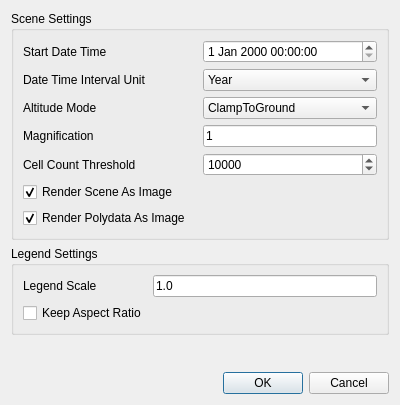
<?xml version="1.0" encoding="UTF-8"?>
<ui version="4.0">
 <class>KMLAnimationSettingsDialog</class>
 <widget class="QDialog" name="KMLAnimationSettingsDialog">
  <property name="geometry">
   <rect>
    <x>0</x>
    <y>0</y>
    <width>400</width>
    <height>405</height>
   </rect>
  </property>
  <property name="minimumSize">
   <size>
    <width>400</width>
    <height>0</height>
   </size>
  </property>
  <property name="windowTitle">
   <string>Dialog</string>
  </property>
  <layout class="QVBoxLayout" name="verticalLayout">
   <item>
    <widget class="QGroupBox" name="groupBox_2">
     <property name="title">
      <string>Scene Settings</string>
     </property>
     <layout class="QGridLayout" name="gridLayout">
      <item row="0" column="0">
       <widget class="QLabel" name="label_2">
        <property name="sizePolicy">
         <sizepolicy hsizetype="MinimumExpanding" vsizetype="Preferred">
          <horstretch>0</horstretch>
          <verstretch>0</verstretch>
         </sizepolicy>
        </property>
        <property name="text">
         <string>Start Date Time</string>
        </property>
        <property name="alignment">
         <set>Qt::AlignLeading|Qt::AlignLeft|Qt::AlignVCenter</set>
        </property>
        <property name="margin">
         <number>0</number>
        </property>
       </widget>
      </item>
      <item row="0" column="1">
       <widget class="QDateTimeEdit" name="dateTimeEdit">
        <property name="sizePolicy">
         <sizepolicy hsizetype="Expanding" vsizetype="Fixed">
          <horstretch>0</horstretch>
          <verstretch>0</verstretch>
         </sizepolicy>
        </property>
       </widget>
      </item>
      <item row="1" column="0">
       <widget class="QLabel" name="label">
        <property name="sizePolicy">
         <sizepolicy hsizetype="MinimumExpanding" vsizetype="Preferred">
          <horstretch>0</horstretch>
          <verstretch>0</verstretch>
         </sizepolicy>
        </property>
        <property name="text">
         <string>Date Time Interval Unit</string>
        </property>
        <property name="alignment">
         <set>Qt::AlignLeading|Qt::AlignLeft|Qt::AlignVCenter</set>
        </property>
       </widget>
      </item>
      <item row="1" column="1">
       <widget class="QComboBox" name="comboBox">
        <property name="sizePolicy">
         <sizepolicy hsizetype="Expanding" vsizetype="Fixed">
          <horstretch>0</horstretch>
          <verstretch>0</verstretch>
         </sizepolicy>
        </property>
        <item>
         <property name="text">
          <string>Year</string>
         </property>
        </item>
        <item>
         <property name="text">
          <string>Day</string>
         </property>
        </item>
        <item>
         <property name="text">
          <string>Hour</string>
         </property>
        </item>
        <item>
         <property name="text">
          <string>Minute</string>
         </property>
        </item>
        <item>
         <property name="text">
          <string>Second</string>
         </property>
        </item>
       </widget>
      </item>
      <item row="2" column="0">
       <widget class="QLabel" name="label_4">
        <property name="sizePolicy">
         <sizepolicy hsizetype="MinimumExpanding" vsizetype="Preferred">
          <horstretch>0</horstretch>
          <verstretch>0</verstretch>
         </sizepolicy>
        </property>
        <property name="text">
         <string>Altitude Mode</string>
        </property>
       </widget>
      </item>
      <item row="2" column="1">
       <widget class="QComboBox" name="altitudeMode">
        <property name="sizePolicy">
         <sizepolicy hsizetype="Expanding" vsizetype="Fixed">
          <horstretch>0</horstretch>
          <verstretch>0</verstretch>
         </sizepolicy>
        </property>
        <item>
         <property name="text">
          <string>ClampToGround</string>
         </property>
        </item>
        <item>
         <property name="text">
          <string>RelativeToGround</string>
         </property>
        </item>
        <item>
         <property name="text">
          <string>Absolute</string>
         </property>
        </item>
        <item>
         <property name="text">
          <string>ClampToSeaFloor</string>
         </property>
        </item>
        <item>
         <property name="text">
          <string>RelativeToSeaFloor</string>
         </property>
        </item>
       </widget>
      </item>
      <item row="3" column="0">
       <widget class="QLabel" name="label_5">
        <property name="sizePolicy">
         <sizepolicy hsizetype="MinimumExpanding" vsizetype="Preferred">
          <horstretch>0</horstretch>
          <verstretch>0</verstretch>
         </sizepolicy>
        </property>
        <property name="text">
         <string>Magnification</string>
        </property>
       </widget>
      </item>
      <item row="3" column="1">
       <widget class="QLineEdit" name="magnificationFactor">
        <property name="sizePolicy">
         <sizepolicy hsizetype="Expanding" vsizetype="Fixed">
          <horstretch>0</horstretch>
          <verstretch>0</verstretch>
         </sizepolicy>
        </property>
        <property name="text">
         <string>1</string>
        </property>
       </widget>
      </item>
      <item row="4" column="0">
       <widget class="QLabel" name="label_6">
        <property name="text">
         <string>Cell Count Threshold</string>
        </property>
       </widget>
      </item>
      <item row="4" column="1">
       <widget class="QSpinBox" name="cellCountThreshold">
        <property name="sizePolicy">
         <sizepolicy hsizetype="Expanding" vsizetype="Fixed">
          <horstretch>0</horstretch>
          <verstretch>0</verstretch>
         </sizepolicy>
        </property>
        <property name="maximum">
         <number>2147483647</number>
        </property>
        <property name="value">
         <number>10000</number>
        </property>
       </widget>
      </item>
      <item row="5" column="0">
       <widget class="QCheckBox" name="renderSceneAsImageCheckBox">
        <property name="text">
         <string>Render Scene As Image</string>
        </property>
        <property name="checked">
         <bool>true</bool>
        </property>
       </widget>
      </item>
      <item row="6" column="0">
       <widget class="QCheckBox" name="renderPolydataAsImageCheckBox">
        <property name="text">
         <string>Render Polydata As Image</string>
        </property>
        <property name="checked">
         <bool>true</bool>
        </property>
       </widget>
      </item>
     </layout>
     <zorder>label_2</zorder>
     <zorder>dateTimeEdit</zorder>
     <zorder>label</zorder>
     <zorder>comboBox</zorder>
     <zorder>label_4</zorder>
     <zorder>altitudeMode</zorder>
     <zorder>label_5</zorder>
     <zorder>magnificationFactor</zorder>
     <zorder>cellCountThreshold</zorder>
     <zorder>label_6</zorder>
     <zorder>renderPolydataAsImageCheckBox</zorder>
     <zorder>renderSceneAsImageCheckBox</zorder>
    </widget>
   </item>
   <item>
    <widget class="QGroupBox" name="groupBox">
     <property name="title">
      <string>Legend Settings</string>
     </property>
     <layout class="QGridLayout" name="gridLayout_2">
      <item row="0" column="0">
       <widget class="QLabel" name="label_3">
        <property name="sizePolicy">
         <sizepolicy hsizetype="MinimumExpanding" vsizetype="Preferred">
          <horstretch>0</horstretch>
          <verstretch>0</verstretch>
         </sizepolicy>
        </property>
        <property name="text">
         <string>Legend Scale</string>
        </property>
       </widget>
      </item>
      <item row="0" column="1">
       <widget class="QLineEdit" name="legendScale">
        <property name="sizePolicy">
         <sizepolicy hsizetype="MinimumExpanding" vsizetype="Fixed">
          <horstretch>1</horstretch>
          <verstretch>0</verstretch>
         </sizepolicy>
        </property>
        <property name="text">
         <string>1.0</string>
        </property>
       </widget>
      </item>
      <item row="1" column="0">
       <widget class="QCheckBox" name="keepAspectRatio">
        <property name="text">
         <string>Keep Aspect Ratio</string>
        </property>
       </widget>
      </item>
     </layout>
    </widget>
   </item>
   <item>
    <spacer name="verticalSpacer">
     <property name="orientation">
      <enum>Qt::Vertical</enum>
     </property>
     <property name="sizeHint" stdset="0">
      <size>
       <width>20</width>
       <height>40</height>
      </size>
     </property>
    </spacer>
   </item>
   <item>
    <widget class="QDialogButtonBox" name="buttonBox">
     <property name="orientation">
      <enum>Qt::Horizontal</enum>
     </property>
     <property name="standardButtons">
      <set>QDialogButtonBox::Cancel|QDialogButtonBox::Ok</set>
     </property>
    </widget>
   </item>
  </layout>
  <zorder>buttonBox</zorder>
  <zorder>groupBox_2</zorder>
  <zorder>groupBox</zorder>
  <zorder>verticalSpacer</zorder>
 </widget>
 <resources/>
 <connections>
  <connection>
   <sender>buttonBox</sender>
   <signal>accepted()</signal>
   <receiver>KMLAnimationSettingsDialog</receiver>
   <slot>accept()</slot>
   <hints>
    <hint type="sourcelabel">
     <x>248</x>
     <y>254</y>
    </hint>
    <hint type="destinationlabel">
     <x>157</x>
     <y>274</y>
    </hint>
   </hints>
  </connection>
  <connection>
   <sender>buttonBox</sender>
   <signal>rejected()</signal>
   <receiver>KMLAnimationSettingsDialog</receiver>
   <slot>reject()</slot>
   <hints>
    <hint type="sourcelabel">
     <x>316</x>
     <y>260</y>
    </hint>
    <hint type="destinationlabel">
     <x>286</x>
     <y>274</y>
    </hint>
   </hints>
  </connection>
 </connections>
</ui>
